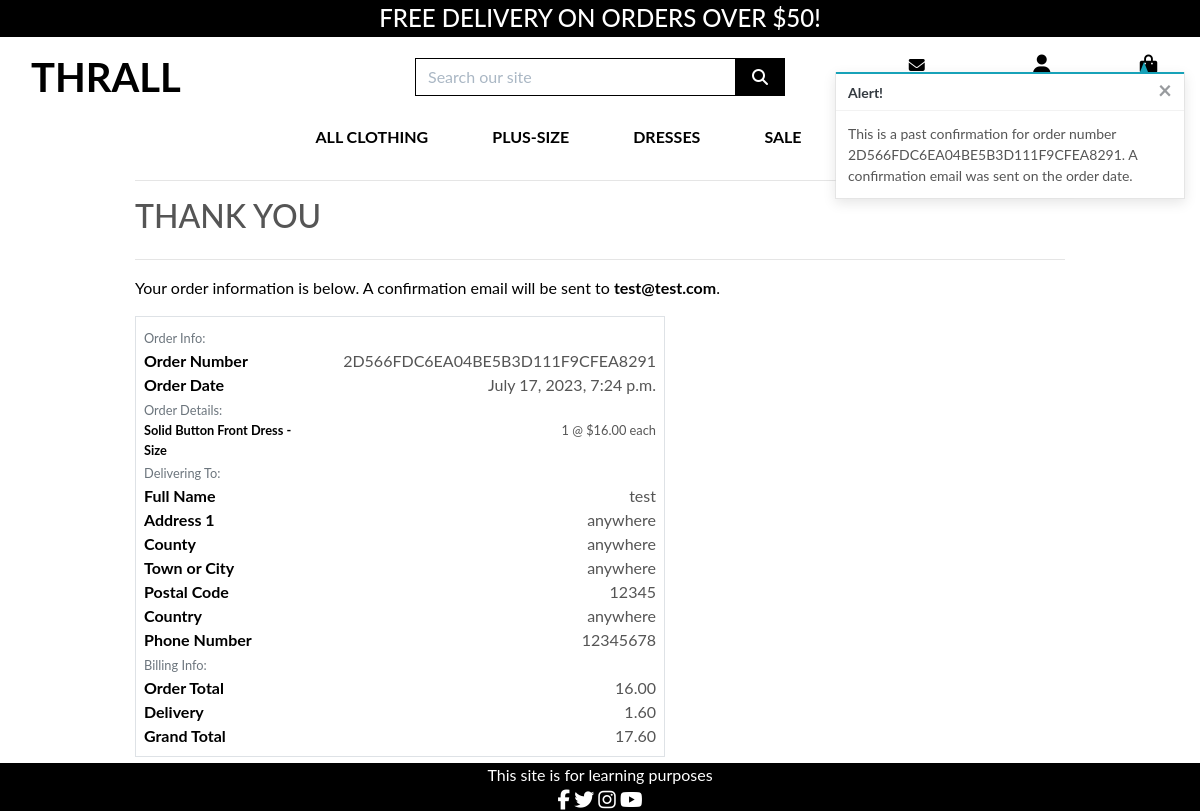
Screenshot of /profile/order_history/2D566FDC6EA04BE5B3D111F9CFEA8291 with the database file from the repository.
### checkout/models.py (models this page shows, shortened)
class Order(models.Model):
    order_number = models.CharField(max_length=32, null=False, editable=False)
    user_profile = models.ForeignKey(UserProfile, on_delete=models.SET_NULL,
                                     null=True, blank=True, related_name='orders')
    full_name = models.CharField(max_length=50, null=False, blank=False)
    email = models.EmailField(max_length=254, null=False, blank=False)
    phone_number = models.CharField(max_length=20, null=False, blank=False)
    country = CountryField(blank_label='Country *', null=False, blank=False)
    postcode = models.CharField(max_length=20, null=True, blank=True)
    town_or_city = models.CharField(max_length=40, null=False, blank=False)
    street_address1 = models.CharField(max_length=80, null=False, blank=False)
    street_address2 = models.CharField(max_length=80, null=True, blank=True)
    county = models.CharField(max_length=80, null=True, blank=True)
    date = models.DateTimeField(auto_now_add=True)
    delivery_cost = models.DecimalField(max_digits=6, decimal_places=2, null=False, default=0)
    order_total = models.DecimalField(max_digits=10, decimal_places=2, null=False, default=0)
    grand_total = models.DecimalField(max_digits=10, decimal_places=2, null=False, default=0)
    original_bag = models.TextField(null=False, blank=False, default='')
    stripe_pid = models.CharField(max_length=254, null=False, blank=False, default='')

class OrderLineItem(models.Model):
    order = models.ForeignKey(Order, null=False, blank=False, on_delete=models.CASCADE, related_name='lineitems')
    product = models.ForeignKey(Product, null=False, blank=False, on_delete=models.CASCADE)
    product_size = models.CharField(max_length=2, null=True, blank=True) # XS, S, M, L, XL
    quantity = models.IntegerField(null=False, blank=False, default=0)
    lineitem_total = models.DecimalField(max_digits=6, decimal_places=2, null=False, blank=False, editable=False)

### products/models.py (models this page shows, shortened)
class Product(models.Model):
    category = models.ForeignKey('Category', null=True, blank=True, on_delete=models.SET_NULL)
    name = models.CharField(max_length=254)
    sku = models.CharField(max_length=254, null=True, blank=True)
    description = models.TextField(default=True)
    has_sizes = models.BooleanField(default=True, null=True, blank=True)
    price = models.DecimalField(max_digits=6, decimal_places=2)
    rating = models.DecimalField(max_digits=6, decimal_places=2, null=True, blank=True)
    image_url = models.URLField(max_length=1024, null=True, blank=True)
    image = models.ImageField(null=True, blank=True)

### profiles/views.py (the view)
# urls.py: path('order_history/<order_number>', views.order_history, name='order_history'),
def order_history(request, order_number):
    order = get_object_or_404(Order, order_number=order_number)
    messages.info(request, (
        f'This is a past confirmation for order number {order_number}. '
        'A confirmation email was sent on the order date.'
    ))
    template = 'checkout/checkout_success.html'
    context = {
        'order': order,
        'from_profile': True,
    }
    return render(request, template, context)

### bag/contexts.py (called while the page is built, shortened)
def bag_contents(request):
    bag_items = []
    total = 0
    product_count = 0
    bag = request.session.get('bag', {})
    if total < settings.FREE_DELIVERY_THRESHOLD:
        delivery = total * Decimal(settings.STANDARD_DELIVERY_PERCENTAGE / 100)
        free_delivery_delta = settings.FREE_DELIVERY_THRESHOLD - total
    else:
        delivery = 0
        free_delivery_delta = 0
    grand_total = delivery + total
    context = {
        'bag_items': bag_items,
        'total': total,
        'product_count': product_count,
        'delivery': delivery,
        'free_delivery_delta': free_delivery_delta,
        'free_delivery_threshold': settings.FREE_DELIVERY_THRESHOLD,
        'grand_total': grand_total,
    }
    return context

### checkout/templates/checkout/checkout_success.html (shortened to what this page needs)
{% extends "base.html" %}
{% load static %}
{% block extra_css %}
    <link rel="stylesheet" href="{% static 'checkout/css/checkout.css' %}">
{% endblock %}
{% block page_header %}
    <div class="container header-container">
    </div>
{% endblock %}
{% block content %}
    <div class="overlay"></div>
    <div class="container">
        <div class="row">
            <div class="col">
                <hr>
                <h2 class="logo-font mb-4">Thank You</h2>
                <hr>
                <p class="text-black">Your order information is below. A confirmation email will be sent to <strong>{{ order.email }}</strong>.</p>
            </div>
        </div>
        <div class="row">
            <div class="col-12 col-lg-7">
                <div class="order-confirmation-wrapper p-2 border">
                    <div class="row">
                        <div class="col">
                            <small class="text-muted">Order Info:</small>
                        </div>
                    </div>
                    <div class="row">
                        <div class="col-12 col-md-4">
                            <p class="mb-0 text-black font-weight-bold">Order Number</p>
                        </div>
                        <div class="col-12 col-md-8 text-md-right">
                            <p class="mb-0">{{ order.order_number }}</p>
                        </div>
                    </div>
                    <div class="row">
                        <div class="col-12 col-md-4">
                            <p class="mb-0 text-black font-weight-bold">Order Date</p>
                        </div>
                        <div class="col-12 col-md-8 text-md-right">
                            <p class="mb-0">{{ order.date }}</p>
                        </div>
                    </div>
                    <div class="row">
                        <div class="col">
                            <small class="text-muted">Order Details:</small>
                        </div>
                    </div>
                    {% for item in order.lineitems.all %}
                    <div class="row">
                        <div class="col-12 col-md-4">
                            <p class="small mb-0 text-black font-weight-bold">
                                {{ item.product.name }}{% if item.product_size %} - Size {{ item.product.size|upper }}{% endif %}
                            </p>
                        </div>
                        <div class="col-12 col-md-8 text-md-right">
                            <p class="small mb-0">{{ item.quantity }} @ ${{ item.product.price }} each</p>
                        </div>
                    </div>
                    {% endfor %}
                    <div class="row">
                        <div class="col">
                            <small class="text-muted">Delivering To:</small>
                        </div>
                    </div>
                    <div class="row">
                        <div class="col-12 col-md-4">
                            <p class="mb-0 text-black font-weight-bold">Full Name</p>
                        </div>
                        <div class="col-12 col-md-8 text-md-right">
                            <p class="mb-0">{{ order.full_name }}</p>
                        </div>
                    </div>
                    <div class="row">
                        <div class="col-12 col-md-4">
                            <p class="mb-0 text-black font-weight-bold">Address 1</p>
                        </div>
                        <div class="col-12 col-md-8 text-md-right">
                            <p class="mb-0">{{ order.street_address1 }}</p>
                        </div>
                    </div>
                    {% if order.county %}
                    <div class="row">
                        <div class="col-12 col-md-4">
                            <p class="mb-0 text-black font-weight-bold">County</p>
                        </div>
                        <div class="col-12 col-md-8 text-md-right">
                            <p class="mb-0">{{ order.county }}</p>
                        </div>
                    </div>
                    {% endif %}
                    <div class="row">
                        <div class="col-12 col-md-4">
                            <p class="mb-0 text-black font-weight-bold">Town or City</p>
                        </div>
                        <div class="col-12 col-md-8 text-md-right">
                            <p class="mb-0">{{ order.town_or_city }}</p>
                        </div>
                    </div>
                    {% if order.postcode %}
                    <div class="row">
                        <div class="col-12 col-md-4">
                            <p class="mb-0 text-black font-weight-bold">Postal Code</p>
                        </div>
                        <div class="col-12 col-md-8 text-md-right">
                            <p class="mb-0">{{ order.postcode }}</p>
                        </div>
                    </div>
                    {% endif %}
                    <div class="row">
                        <div class="col-12 col-md-4">
                            <p class="mb-0 text-black font-weight-bold">Country</p>
                        </div>
                        <div class="col-12 col-md-8 text-md-right">
                            <p class="mb-0">{{ order.country }}</p>
                        </div>
                    </div>
                    <div class="row">
                        <div class="col-12 col-md-4">
                            <p class="mb-0 text-black font-weight-bold">Phone Number</p>
                        </div>
                        <div class="col-12 col-md-8 text-md-right">
                            <p class="mb-0">{{ order.phone_number }}</p>
                        </div>
                    </div>
                    <div class="row">
                        <div class="col">
                            <small class="text-muted">Billing Info:</small>
                        </div>
                    </div>
                    <div class="row">
                        <div class="col-12 col-md-4">
                            <p class="mb-0 text-black font-weight-bold">Order Total</p>
                        </div>
                        <div class="col-12 col-md-8 text-md-right">
                            <p class="mb-0">{{ order.order_total }}</p>
                        </div>
                    </div>
                    <div class="row">
                        <div class="col-12 col-md-4">
                            <p class="mb-0 text-black font-weight-bold">Delivery</p>
                        </div>
                        <div class="col-12 col-md-8 text-md-right">
                            <p class="mb-0">{{ order.delivery_cost }}</p>
                        </div>
                    </div>
                    <div class="row">
                        <div class="col-12 col-md-4">
                            <p class="mb-0 text-black font-weight-bold">Grand Total</p>
                        </div>
                        <div class="col-12 col-md-8 text-md-right">
                            <p class="mb-0">{{ order.grand_total }}</p>
                        </div>
                    </div>
                </div>
            </div>
        </div>
        <div class="row">
			<div class="col-12 col-lg-7 text-right">
                {% if from_profile %}
                    <a href="{% url 'profile' %}" class="btn btn-black rounded-0 my-2">
                        <span class="icon mr-2">
                        </span>
                        <span class="text-uppercase">Back to Profile</span>
                    </a>
                {% endif %}
			</div>
		</div>
    </div>
{% endblock %}

### static/css/base.css (style rules this page uses)
html, body { height: 100%; }
body { background: url('/media/women_modelling_landscape.jpg') no-repeat center center fixed; background-size: cover; color: #555; font-family: 'Lato'; height: calc(100vh - 164px); margin: 0%; display: flex; flex-direction: column; }
.icon { align-items: center; display: inline-flex; justify-content: center; height: 1.5rem; width: 1.5rem; }
.logo-font { text-transform: uppercase; }
.btn-black { background: black; color: white; }
.text-black { color: #000 !important; }
.overlay { height: 100%; width: 100%; top: 0; left: 0; position: fixed; background: white; z-index: -1; }
@media (min-width: 1200px) { .container { max-width: 80%; } }
@media (min-width: 992px) { .header-container { padding-top: 164px; } }

### rows the page displays
Order: email "test@test.com", order_number "2D566FDC6EA04BE5B3D111F9CFEA8291", date "July 17, 2023, 7:24 p.m.", full_name "test", street_address1 "anywhere", county "anywhere", town_or_city "anywhere", postcode "12345", country "anywhere", phone_number "12345678", order_total "16.00", delivery_cost "1.60", grand_total "17.60"
OrderLineItem: product.name "Solid Button Front Dress", quantity "1", product.price "16.00"

### other values shown
{{ free_delivery_threshold }} "50"
{{ message }} "This is a past confirmation for order number 2D566FDC6EA04BE5B3D111F9CFEA8291. A confirmation email was sent on the order date."
